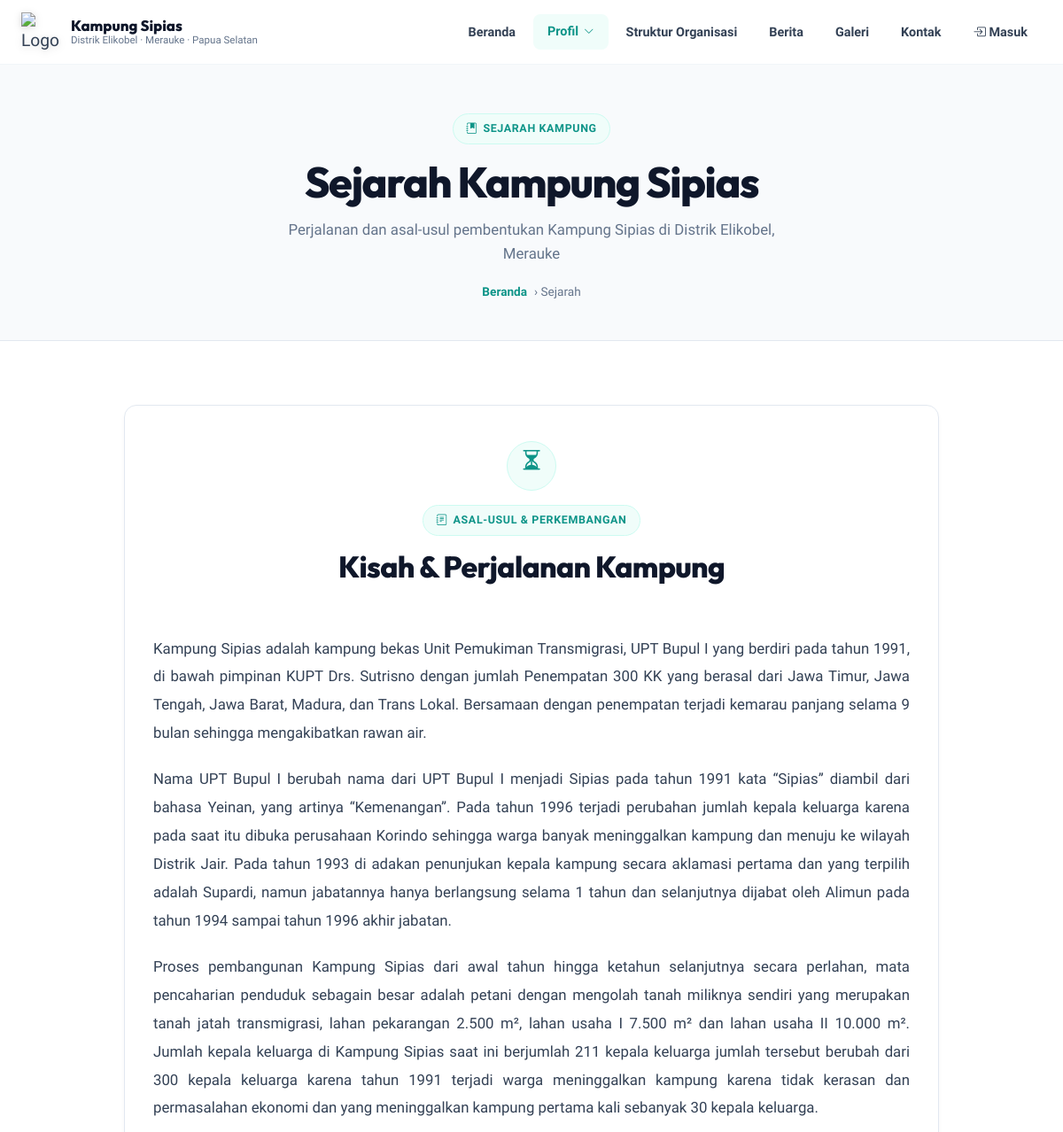
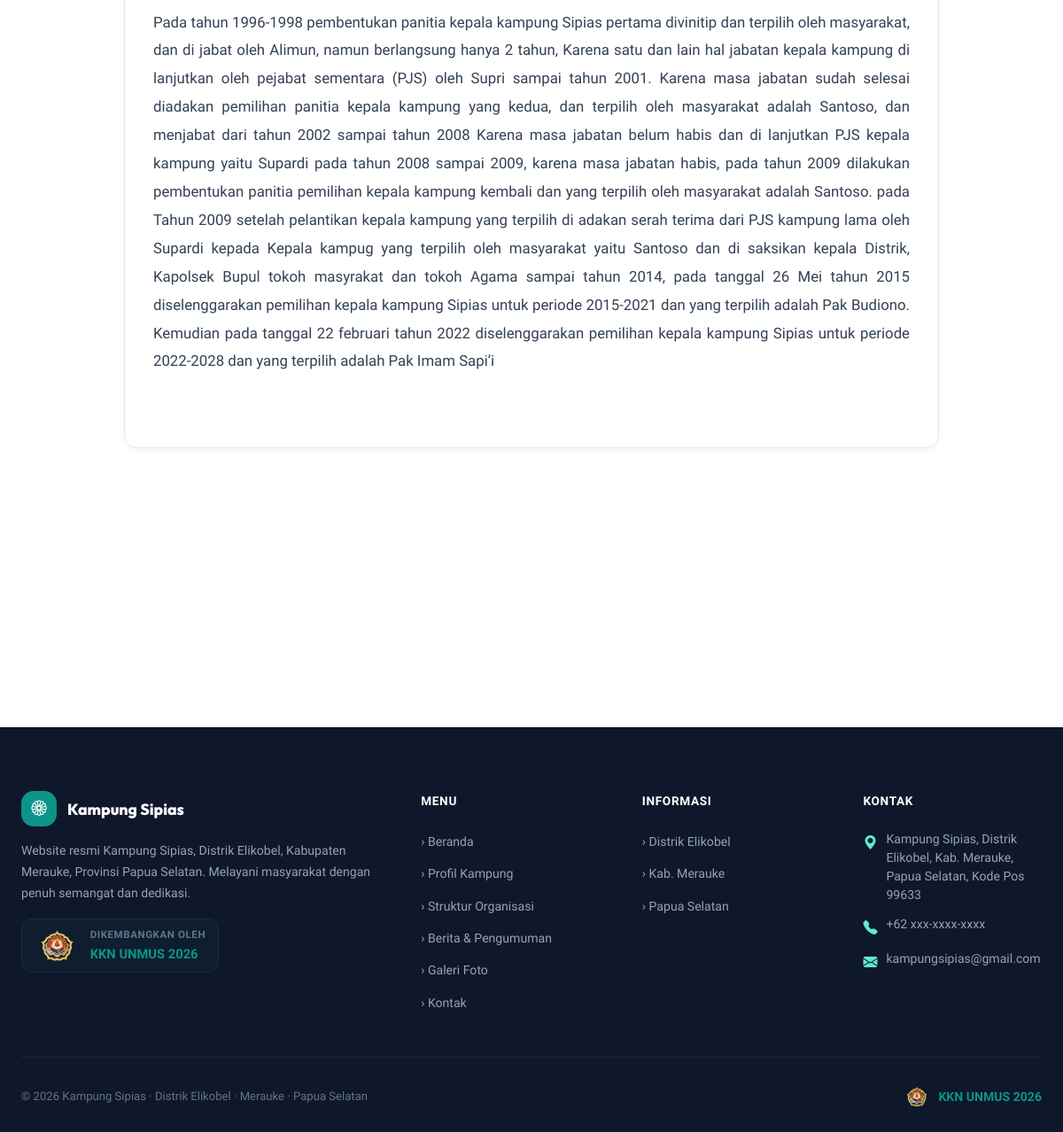
The page /sejarah/ on the database its author committed (2 pictures, top to bottom).
### core/models.py (models this page shows, shortened)
class ProfilKampung(models.Model):
    nama_kampung = models.CharField(max_length=100, default='Kampung Sipias')
    distrik = models.CharField(max_length=100, default='Elikobel')
    kabupaten = models.CharField(max_length=100, default='Merauke')
    provinsi = models.CharField(max_length=100, default='Papua Selatan')
    luas_wilayah = models.CharField(max_length=50, blank=True)
    jumlah_penduduk = models.PositiveIntegerField(default=0)
    jumlah_laki = models.PositiveIntegerField(default=0, verbose_name='Jumlah Laki-laki')
    jumlah_perempuan = models.PositiveIntegerField(default=0, verbose_name='Jumlah Perempuan')
    jumlah_kk = models.PositiveIntegerField(default=0, verbose_name='Jumlah KK')
    fasilitas_kesehatan = models.PositiveIntegerField(default=1, verbose_name='Fasilitas Kesehatan')
    fasilitas_pendidikan = models.PositiveIntegerField(default=1, verbose_name='Fasilitas Pendidikan')
    fasilitas_ibadah = models.PositiveIntegerField(default=1, verbose_name='Fasilitas Ibadah')
    fasilitas_umum = models.PositiveIntegerField(default=1, verbose_name='Fasilitas Umum')
    sambutan_kepala = models.TextField(blank=True, verbose_name='Sambutan Kepala Kampung')
    sejarah = models.TextField(blank=True)
    visi = models.TextField(blank=True)
    misi = models.TextField(blank=True)
    letak_geografis = models.TextField(blank=True)
    nama_kepala = models.CharField(max_length=100, blank=True, verbose_name='Nama Kepala Kampung')
    foto_kepala = models.ImageField(upload_to='profil/', blank=True, null=True, verbose_name='Foto Kepala Kampung')
    foto_kantor = models.ImageField(upload_to='profil/', blank=True, null=True, verbose_name='Foto Kantor Kampung')
    foto_fasilitas_kesehatan = models.ImageField(upload_to='fasilitas/', blank=True, null=True, verbose_name='Foto Fasilitas Kesehatan')
    foto_fasilitas_pendidikan = models.ImageField(upload_to='fasilitas/', blank=True, null=True, verbose_name='Foto Fasilitas Pendidikan')
    foto_fasilitas_ibadah = models.ImageField(upload_to='fasilitas/', blank=True, null=True, verbose_name='Foto Fasilitas Ibadah')
    foto_fasilitas_umum = models.ImageField(upload_to='fasilitas/', blank=True, null=True, verbose_name='Foto Fasilitas Umum')
    email = models.EmailField(blank=True)
    telepon = models.CharField(max_length=20, blank=True)
    alamat = models.TextField(blank=True)
    tahun_berdiri = models.CharField(max_length=10, blank=True)
    peta_iframe = models.TextField(blank=True, verbose_name='Embed Code / URL Peta Google Maps', help_text='Link embed Google Maps')
    updated_at = models.DateTimeField(auto_now=True)
    class Meta:
        verbose_name = 'Profil Kampung'
        verbose_name_plural = 'Profil Kampung'

### core/views.py (the view)
# urls.py: path('sejarah/', views.sejarah, name='sejarah'),
def sejarah(request):
    profil = get_profil()
    context = {
        'profil': profil,
        'page_title': 'Sejarah Kampung',
    }
    return render(request, 'core/sejarah.html', context)

### core/context_processors.py (called while the page is built)
def profil_context(request):
    try:
        profil = ProfilKampung.objects.first()
    except Exception:
        profil = None
    return {
        'profil': profil
    }

### core/views.py (called while the page is built)
def get_profil():
    profil, _ = ProfilKampung.objects.get_or_create(id=1)
    return profil

### templates/core/sejarah.html (shortened to what this page needs)
{% extends 'base.html' %}
{% load static %}
{% block content %}
<div class="page-header">
  <div class="page-header-content">
    <span class="badge badge-primary"><i class="bi bi-journal-bookmark-fill"></i> Sejarah Kampung</span>
    <h1>Sejarah Kampung Sipias</h1>
    <p>Perjalanan dan asal-usul pembentukan Kampung Sipias di Distrik Elikobel, Merauke</p>
    <div class="breadcrumb">
      <a href="{% url 'core:landing' %}">Beranda</a> › Sejarah
    </div>
  </div>
</div>
<section class="section">
  <div class="container" style="max-width: 960px;">
    <div class="card sejarah-card" style="padding: 40px 32px; margin-bottom: 36px;">
      <div class="sejarah-header-content" style="display: flex; flex-direction: column; align-items: center; text-align: center; gap: 12px; margin-bottom: 24px;">
        <div class="card-header-icon" style="width: 56px; height: 56px; border-radius: 50%; background: var(--primary-pale); border: 1px solid var(--primary-light); color: var(--primary); font-size: 1.6rem; margin-bottom: 4px;">
          <i class="bi bi-hourglass-split"></i>
        </div>
        <span class="badge badge-accent" style="margin: 0 auto;"><i class="bi bi-journal-text"></i> Asal-usul & Perkembangan</span>
        <h2 class="section-title" style="font-size: clamp(1.5rem, 4vw, 2.1rem); margin-top: 2px; text-align: center;">Kisah & Perjalanan Kampung</h2>
      </div>
      <div class="prose" style="font-size: 1.05rem; color: var(--text-dark);">
        {% if profil.sejarah %}
          {{ profil.sejarah|linebreaks }}
        {% endif %}
      </div>
    </div>
    <div class="grid-3">
    </div>
  </div>
</section>
{% endblock %}

### templates/base.html (shortened to what this page needs)
<!DOCTYPE html>
<html lang="id">
<head>
  {% load static %}
  <link rel="stylesheet" href="https://cdn.jsdelivr.net/npm/bootstrap-icons@1.11.3/font/bootstrap-icons.min.css">
  <link rel="stylesheet" href="{% static 'css/style.css' %}?v=14">
</head>
<body>
<nav class="navbar {% if request.resolver_match.url_name == 'landing' %}is-landing{% endif %}" id="navbar">
  <div class="navbar-inner">
    <a href="{% url 'core:landing' %}" class="navbar-brand">
      <div class="navbar-logo" style="background: transparent; border: none; padding: 0; width: 44px; height: 44px;"><img src="{% static 'images/logo_sipias.png' %}" alt="Logo Kampung Sipias" style="width: 100%; height: 100%; object-fit: contain; filter: drop-shadow(0 2px 4px rgba(0,0,0,0.15));"></div>
      <div class="navbar-name">
        <span>Kampung Sipias</span>
        <span>Distrik Elikobel · Merauke · Papua Selatan</span>
      </div>
    </a>
    <ul class="navbar-menu" id="navMenu">
      <li><a href="{% url 'core:landing' %}" {% if request.resolver_match.url_name == 'landing' %}class="active"{% endif %}>Beranda</a></li>
      <li class="nav-dropdown">
        <a href="javascript:void(0);" class="dropdown-toggle {% if request.resolver_match.url_name in 'profil,sejarah,visi_misi,peta,fasilitas' %}active{% endif %}" role="button" aria-haspopup="true" aria-expanded="false">
          Profil <i class="bi bi-chevron-down dropdown-arrow"></i>
        </a>
      </li>
      <li><a href="{% url 'core:pemerintahan' %}" {% if request.resolver_match.url_name == 'pemerintahan' %}class="active"{% endif %}>Struktur Organisasi</a></li>
      <li><a href="{% url 'berita:daftar' %}" {% if 'berita' in request.path %}class="active"{% endif %}>Berita</a></li>
      <li><a href="{% url 'galeri:galeri' %}" {% if 'galeri' in request.path %}class="active"{% endif %}>Galeri</a></li>
      <li><a href="{% url 'core:kontak' %}" {% if request.resolver_match.url_name == 'kontak' %}class="active"{% endif %}>Kontak</a></li>
      {% if user.is_authenticated and user.is_staff %}
        <li><a href="{% url 'admin_panel:admin_dashboard' %}" {% if 'admin-panel' in request.path %}class="active"{% endif %} style="color: var(--primary); font-weight: 700;"><i class="bi bi-speedometer2"></i> Dashboard Admin</a></li>
      {% else %}
        <li><a href="{% url 'admin_panel:admin_login' %}" {% if 'admin-panel' in request.path %}class="active"{% endif %}><i class="bi bi-box-arrow-in-right"></i> Masuk</a></li>
      {% endif %}
    </ul>
  </div>
</nav>
{% block content %}{% endblock %}
<footer class="footer">
  <div class="footer-inner">
    <div class="footer-grid">
      <div>
        <div class="footer-brand">
          <div class="footer-logo"><i class="bi bi-flower1"></i></div>
          <span class="footer-brand-name">Kampung Sipias</span>
        </div>
        <p class="footer-desc">
          Website resmi Kampung Sipias, Distrik Elikobel, Kabupaten Merauke, Provinsi Papua Selatan.
          Melayani masyarakat dengan penuh semangat dan dedikasi.
        </p>
        <div style="display: flex; align-items: center; gap: 12px; margin-top: 16px; padding: 8px 14px; background: rgba(13, 148, 136, 0.06); border-radius: 12px; border: 1px solid rgba(13, 148, 136, 0.15); width: fit-content;">
          <img src="{% static 'images/logo_unmus.png' %}?v=3" alt="Logo Universitas Musamus" style="height: 38px; width: auto; object-fit: contain;">
          <div>
            <div style="font-size: 0.72rem; color: var(--text-muted); font-weight: 600; text-transform: uppercase; letter-spacing: 0.05em;">Dikembangkan Oleh</div>
            <div style="font-size: 0.92rem; font-weight: 800; color: var(--primary);">KKN UNMUS 2026</div>
          </div>
        </div>
      </div>
      <div>
        <p class="footer-title">Menu</p>
        <ul class="footer-links">
          <li><a href="{% url 'core:landing' %}">› Beranda</a></li>
          <li><a href="{% url 'core:profil' %}">› Profil Kampung</a></li>
          <li><a href="{% url 'core:pemerintahan' %}">› Struktur Organisasi</a></li>
          <li><a href="{% url 'berita:daftar' %}">› Berita & Pengumuman</a></li>
          <li><a href="{% url 'galeri:galeri' %}">› Galeri Foto</a></li>
          <li><a href="{% url 'core:kontak' %}">› Kontak</a></li>
        </ul>
      </div>
      <div>
        <p class="footer-title">Informasi</p>
        <ul class="footer-links">
          <li><a href="#">› Distrik Elikobel</a></li>
          <li><a href="#">› Kab. Merauke</a></li>
          <li><a href="#">› Papua Selatan</a></li>
        </ul>
      </div>
      <div>
        <p class="footer-title">Kontak</p>
        <div class="footer-contact-item">
          <span class="footer-contact-icon"><i class="bi bi-geo-alt-fill"></i></span>
          <span>Kampung Sipias, Distrik Elikobel, Kab. Merauke, Papua Selatan, Kode Pos 99633</span>
        </div>
        <div class="footer-contact-item">
          <span class="footer-contact-icon"><i class="bi bi-telephone-fill"></i></span>
          <span>{{ profil.telepon|default:'+62 821-xxxx-xxxx' }}</span>
        </div>
        <div class="footer-contact-item">
          <span class="footer-contact-icon"><i class="bi bi-envelope-fill"></i></span>
          <span>{{ profil.email|default:'kampungsipias@gmail.com' }}</span>
        </div>
      </div>
    </div>
    <div class="footer-bottom" style="display: flex; justify-content: space-between; align-items: center; flex-wrap: wrap; gap: 14px;">
      <div style="display: flex; align-items: center; gap: 12px; flex-wrap: wrap;">
        <span>© 2026 Kampung Sipias · Distrik Elikobel · Merauke · Papua Selatan</span>
      </div>
      <div style="display: inline-flex; align-items: center; gap: 8px; font-weight: 800; color: var(--primary); font-size: 0.88rem;">
        <img src="{% static 'images/logo_unmus.png' %}?v=3" alt="Logo UNMUS" style="height: 24px; width: auto; object-fit: contain;">
        <span>KKN UNMUS 2026</span>
      </div>
    </div>
  </div>
</footer>
</body>
</html>

### rows shown on the page
ProfilKampung: sejarah "Kampung Sipias adalah kampung bekas Unit Pemukiman Transmigrasi, UPT Bupul I yang berdiri pada tahun 1991, di bawah pimpinan KUPT Drs. Sutrisno dengan jumlah Penempatan 300 KK yang berasal dari Jawa Timur, Jawa Tengah, Jawa Barat, Madura, dan Trans Lokal. Bersamaan dengan penempatan terjadi kemarau panjang selama 9 bulan sehingga mengakibatkan rawan air. Nama UPT Bupul I berubah nama dari UPT Bupul I menjadi Sipias pada tahun 1991 kata “Sipias” diambil dari bahasa Yeinan, yang artinya “Kemenangan”. Pada tahun 1996 terjadi perubahan jumlah kepala keluarga karena pada saat itu dibuka perusahaan Korindo sehingga warga banyak meninggalkan kampung dan menuju ke wilayah Distrik Jair. Pada tahun…", telepon "+62 xxx-xxxx-xxxx", email "kampungsipias@gmail.com"
